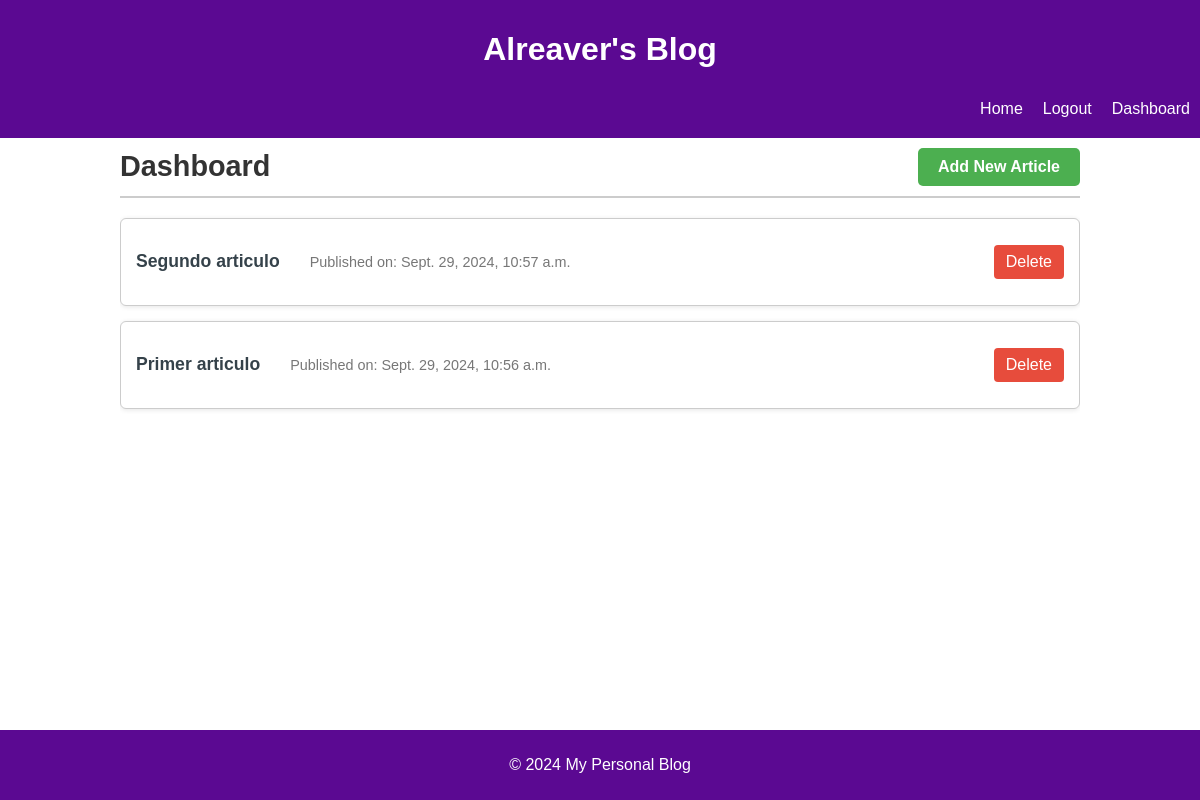
The page /dashboard/ (signed in) on the database its author committed.
### blog/models.py (models this page shows, shortened)
class Article(models.Model):
    title = models.CharField(max_length=200)
    content = models.TextField()
    publication_date = models.DateTimeField()

### blog/views.py (the view)
# urls.py: path('dashboard/', views.dashboard, name='dashboard'),
@login_required
def dashboard(request):
    articles = Article.objects.all().order_by('-publication_date')
    return render(request, 'blog/dashboard.html', {'articles': articles})

### blog/templates/blog/dashboard.html
{% extends 'blog/base.html' %}
{% block content %}
    <div class="dashboard-header">
        <h1>Dashboard</h1>
        <a href="{% url 'add_article' %}" class="btn-right">Add New Article</a>
    </div>
    <ul class="article-list">
        {% for article in articles %}
        <li class="article-item">
            <div class="article-content">
                <div class="article-info">
                    <a href="{% url 'edit_article' article.id %}" class="article-title">{{ article.title }}</a>
                    <span class="publication-date">Published on: {{ article.publication_date }}</span>
                </div>
                <a href="{% url 'delete_article' article.id %}" class="delete-button">Delete</a>
            </div>
        </li>
        {% endfor %}
    </ul>
{% endblock %}

### blog/static/css/styles.css (style rules this page uses)
html, body { height: 100%; margin: 0; font-family: Arial, sans-serif; }
body { display: flex; flex-direction: column; }
a { color: #b80d29; text-decoration: none; }
.dashboard-header { display: flex; justify-content: space-between; align-items: center; padding: 10px 0; border-bottom: 2px solid #ccc; }
.dashboard-header h1 { margin: 0; font-size: 1.8em; color: #333; }
.btn-right { background-color: #4CAF50; color: white; padding: 10px 20px; text-align: center; text-decoration: none; border-radius: 5px; font-weight: bold; transition: background-color 0.3s ease; }
.article-list { list-style: none; padding: 0; margin: 20px 0 0 0; }
.article-item { background-color: #ffffff; border: 1px solid #ccc; border-radius: 6px; margin-bottom: 15px; padding: 15px; box-shadow: 0 1px 5px rgba(0, 0, 0, 0.1); transition: box-shadow 0.3s ease; display: flex; justify-content: space-between; align-items: center; }
.article-content { display: flex; justify-content: space-between; align-items: center; width: 100%; }
.article-info { display: flex; align-items: center; }
.article-title { font-size: 1.1em; font-weight: bold; color: #35424a; margin-right: 10px; white-space: nowrap; overflow: hidden; text-overflow: ellipsis; / }
.publication-date { font-size: 0.9em; color: #777; white-space: nowrap; padding-left: 20px; padding-top: 20px; }
.delete-button { background-color: #e74c3c; color: white; border: none; padding: 8px 12px; border-radius: 4px; cursor: pointer; transition: background-color 0.3s ease; flex-shrink: 0; }
.publication-date { font-size: 0.9em; color: #777; margin-bottom: 20px; }

### rows shown on the page
Article: title "Segundo articulo", publication_date "Sept. 29, 2024, 10:57 a.m."
Article: title "Primer articulo", publication_date "Sept. 29, 2024, 10:56 a.m."
